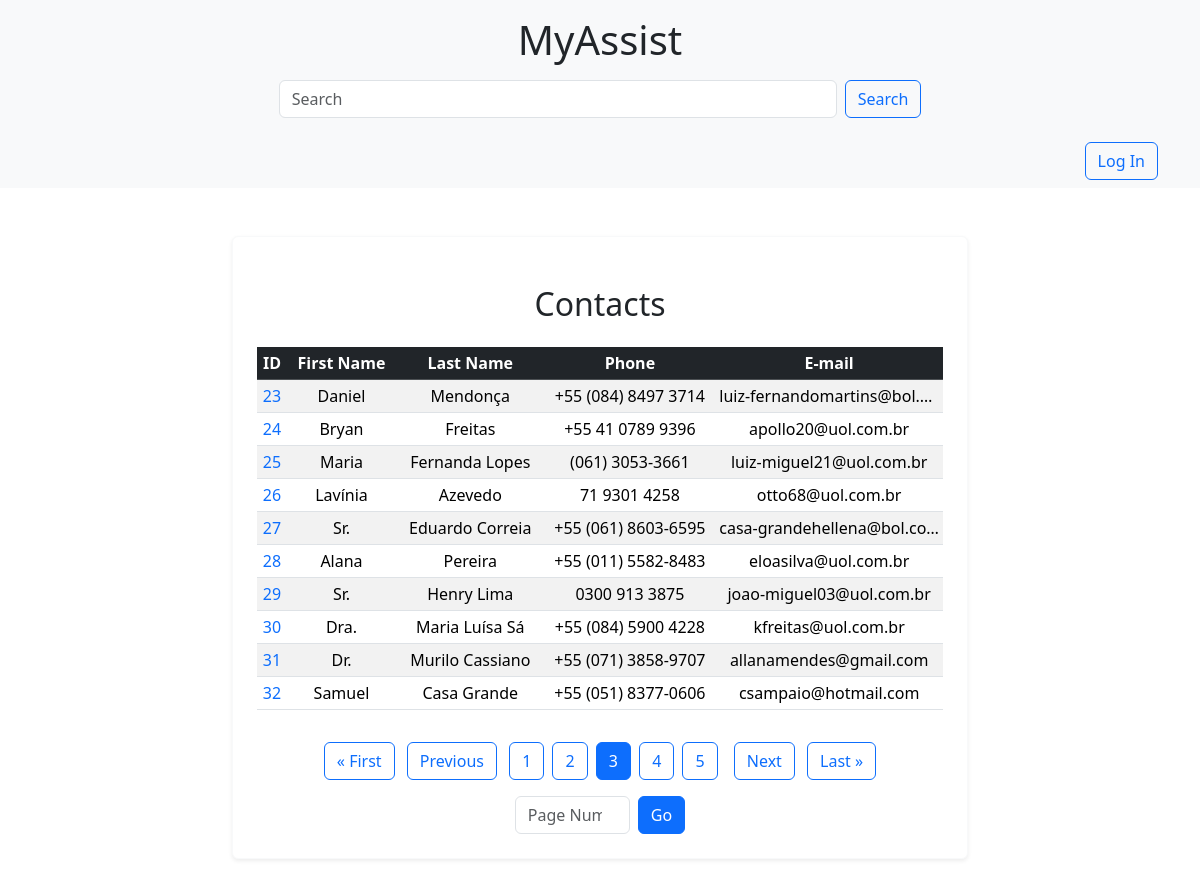
Page /home/?page=3&q= on the committed database.
### accounts/models.py (models this page shows, shortened)
class Account(models.Model):
    first_name = models.CharField(max_length=50)
    last_name = models.CharField(max_length=50, blank=True)
    phone = models.CharField(max_length=50)
    email = models.EmailField(max_length=254)
    created_date = models.DateTimeField(default=timezone.now)
    description = models.TextField(blank=True)
    show = models.BooleanField(default=True)
    picture = models.ImageField(blank=True, upload_to='pictures/%Y/%m/')
    category = models.ForeignKey(
        Category, on_delete=models.SET_NULL, blank=True, null=True)
    owner = models.ForeignKey(
        User, on_delete=models.SET_NULL, blank=True, null=True)

### accounts/views.py (the view)
# urls.py: path('home/', home, name='home'),
def home(request):
    accounts = Account.objects.filter(show=True)
    paginator = Paginator(accounts, 10)
    page_number = request.GET.get("page")
    page_obj = paginator.get_page(page_number)
    print(accounts.query)
    context = {
        'page_obj': page_obj,
    }
    return render(request, 'accounts/home.html', context)

### accounts/templates/accounts/home.html (shortened to what this page needs)
{% extends "accounts/base.html" %}
{% block description %}
<div class="table-responsive">
    <table class="table table-striped table-hover table-sm">
        <h2 class="card-title mb-4">Contacts</h2>
        <thead class="table-dark">
            <tr>
                <th class="text-nowrap">ID</th>
                <th class="text-nowrap">First Name</th>
                <th class="text-nowrap">Last Name</th>
                <th class="text-nowrap">Phone</th>
                <th class="text-nowrap">E-mail</th>
            </tr>
        </thead>
        <tbody>
            {% for account in page_obj %}
            <tr>
                <td class="text-truncate text-nowrap" style="max-width: 100px;">
                    <a href="{% url 'contact' contact_id=account.id %}" class="text-primary text-decoration-none">
                        {{ account.id }}
                    </a>
                </td>
                <td class="text-truncate text-nowrap" style="max-width: 150px;">
                    {{ account.first_name }}
                </td>
                <td class="text-truncate text-nowrap" style="max-width: 150px;">
                    {{ account.last_name }}
                </td>
                <td class="text-truncate text-nowrap" style="max-width: 150px;">
                    {{ account.phone }}
                </td>
                <td class="text-truncate text-nowrap" style="max-width: 200px;">
                    {{ account.email }}
                </td>
            </tr>
            {% endfor %}
        </tbody>
    </table>
</div>
{% endblock %}

### rows in the picture
Account: id "23", first_name "Daniel", last_name "Mendonça", phone "+55 (084) 8497 3714", email "luiz-fernandomartins@bol.…"
Account: id "24", first_name "Bryan", last_name "Freitas", phone "+55 41 0789 9396", email "apollo20@uol.com.br"
Account: id "25", first_name "Maria", last_name "Fernanda Lopes", phone "(061) 3053-3661", email "luiz-miguel21@uol.com.br"
Account: id "26", first_name "Lavínia", last_name "Azevedo", phone "71 9301 4258", email "otto68@uol.com.br"
Account: id "27", first_name "Sr.", last_name "Eduardo Correia", phone "+55 (061) 8603-6595", email "casa-grandehellena@bol.co…"
Account: id "28", first_name "Alana", last_name "Pereira", phone "+55 (011) 5582-8483", email "eloasilva@uol.com.br"
Account: id "29", first_name "Sr.", last_name "Henry Lima", phone "0300 913 3875", email "joao-miguel03@uol.com.br"
Account: id "30", first_name "Dra.", last_name "Maria Luísa Sá", phone "+55 (084) 5900 4228", email "kfreitas@uol.com.br"
Account: id "31", first_name "Dr.", last_name "Murilo Cassiano", phone "+55 (071) 3858-9707", email "allanamendes@gmail.com"
Account: id "32", first_name "Samuel", last_name "Casa Grande", phone "+55 (051) 8377-0606", email "csampaio@hotmail.com"

### other values in the picture
{{ num }} "1" "2" "4" "5"
{{ num }} "3"
